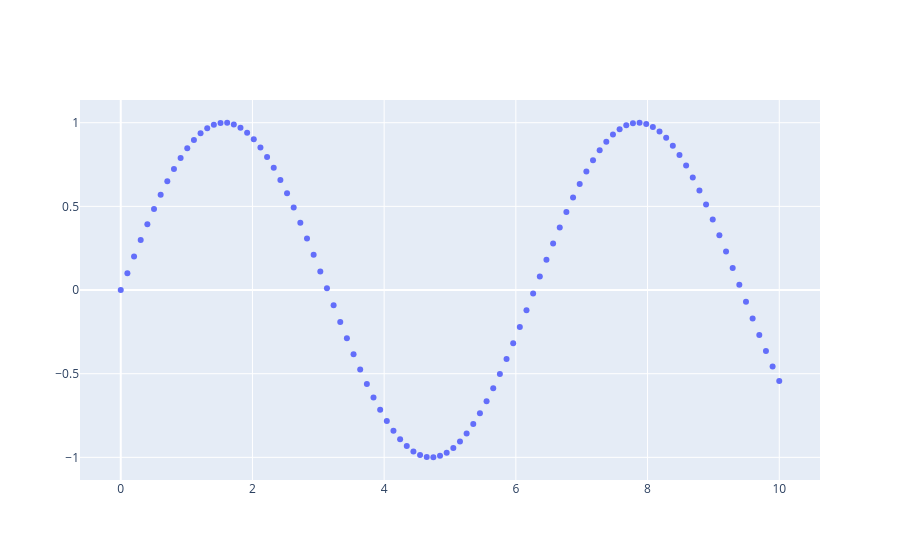

Write notebook code for a chart like this one.
### Code cell
fig = go.Figure(data = go.Scatter(x=t, y=y, mode="markers"))
fig.show()
